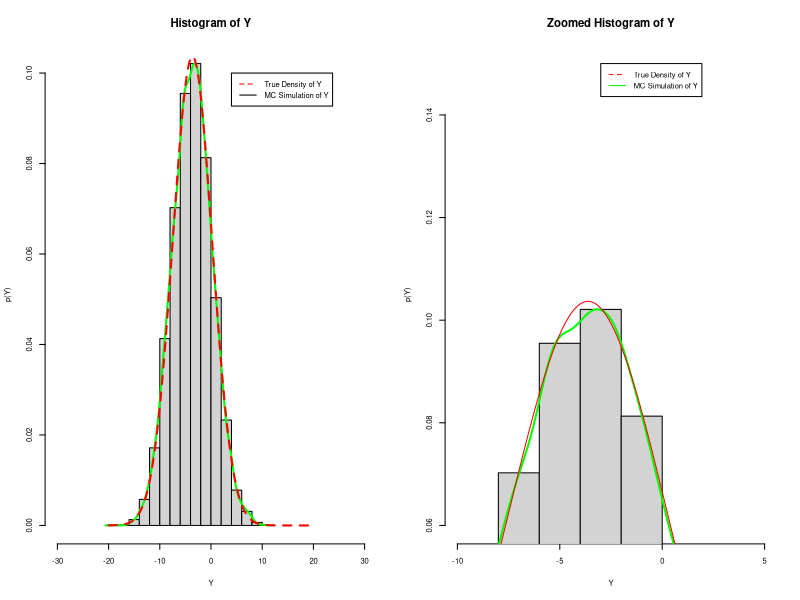
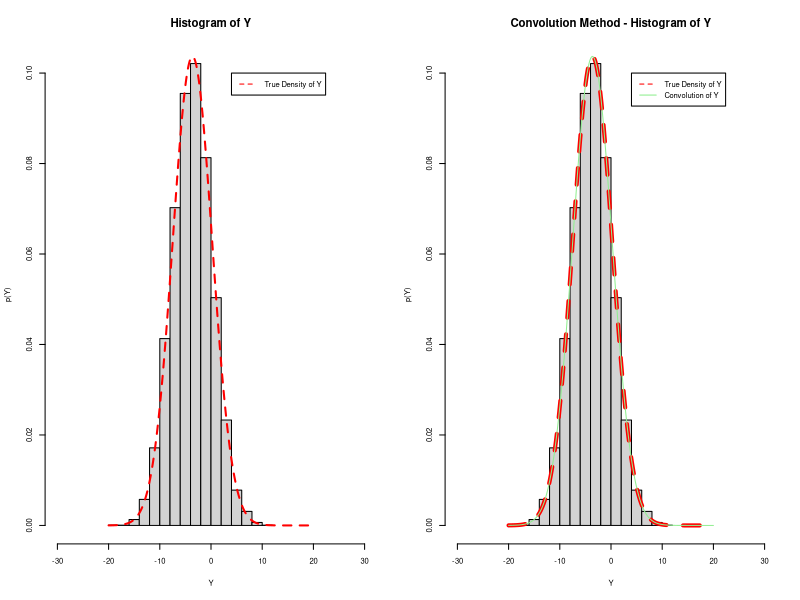

The R source for these figures, in order:
## ---- chunk 1

# Housekeeping ----------------------------------------------------------------
rm(list= ls())
cat("\014")


## ---- chunk 2

# Problem 2.b ------------------------------------------------------------------
set.seed(1)

mu1= runif(1, -5, 5)
mu2= runif(1, -5, 5)
sig2.1=runif(1, 0, 10)
sig2.2= runif(1, 0, 10)

n1= n2= 10000
X1= rnorm(n1, mu1, sqrt(sig2.1))
X2= rnorm(n2, mu2, sqrt(sig2.2))
Y= X1+ X2

mu= mu1+ mu2
sig.sq= sig2.1+ sig2.2

Y.grid= seq(-20, 20, by= 0.01)
true.density= 1/ sqrt(2* pi* sig.sq)* exp(-1/ (2* sig.sq)* (Y.grid- mu)^2)

Y.mean <- mean(Y)
Y.var <- var(Y)

## ---- chunk 3

par(mfrow= c(1, 2), ps= 10, cex= 0.55, cex.main= 1.5)

hist(Y, prob= TRUE, xlab= "Y", ylab= "p(Y)", xlim= c(-30, 30))

lines(density(Y), lwd= 2, col= "green")

lines(Y.grid, true.density, col= "red", lty= 2, lwd= 2)

legend(4, .1,  c("True Density of Y", "MC Simulation of Y"), 
       lty= c(2, 1), col= c("red", "black"))


hist(Y, prob= TRUE, xlab= "Y", ylab= "p(Y)", xlim= c(-10, 5), 
     ylim= c(0.06, 0.15), main= "Zoomed Histogram of Y")

lines(density(Y), lwd= 2, col= "green")

lines(Y.grid, true.density, col= "red", lty= 1, lwd= 1)

legend(-3, .15,  c("True Density of Y", "MC Simulation of Y"), 
       lty= c(2, 1), col= c("red", "green"))

## ---- chunk 4

# Problem 2.c ------------------------------------------------------------------
# Initial paramater values taken from Problem 1.b

# MC convolution ---------------------------------------------------------------
N= length(Y.grid)
dY= numeric(N)
for(i in seq_len(N)){ 
  X2.x2 = rnorm(N, mu2, sqrt(sig2.2))
  dY[i] = (1/ N) *sum((dnorm(Y.grid[i]- X2.x2, mu1, sqrt(sig2.1))))
}

# Numerical Convolution using R "integrate" funtion (quadrature) ---------------
f.X1 <- function(x1){ 
  dnorm(x1, mu1, sqrt(sig2.1))
}

f.X2 <- function(x2){
  dnorm(x2, mu2, sqrt(sig2.2))
}

f.Y <- function(Y.grid){ 
  integrate(function(x1, Y.grid) 
    f.X2(Y.grid- x1)* f.X1(x1), -Inf, Inf, Y.grid)$value 
}

f.Y <- Vectorize(f.Y)

# Y.grid is assumed to be the MC integration support region  
convolution.Y <- f.Y(Y.grid)

## ---- chunk 5

par(mfrow= c(1, 2), ps= 10, cex= 0.55, cex.main= 1.5)

hist(Y, prob= TRUE, xlab= "Y", ylab= "p(Y)", xlim=c(-30, 30))

lines(Y.grid, true.density, col= "red", lty= 2, lwd= 2)

#lines(Y.grid, dY, col = "lightblue", lty= 1)

legend(4, 0.1,  c("True Density of Y"), lty= c(2), col= c("red"))

hist(Y, prob= TRUE, xlab= "Y", ylab= "p(Y)", xlim= c(-30, 30),
     main= "Convolution Method - Histogram of Y")

lines(Y.grid, true.density, col = "red", lty= 2, lwd= 4)

lines(Y.grid, convolution.Y, col = "lightgreen", lty= 1)

legend(4, 0.1,  c("True Density of Y", "Convolution of Y"), 
       lty=c(2, 1), col=c("red", "lightgreen"))

